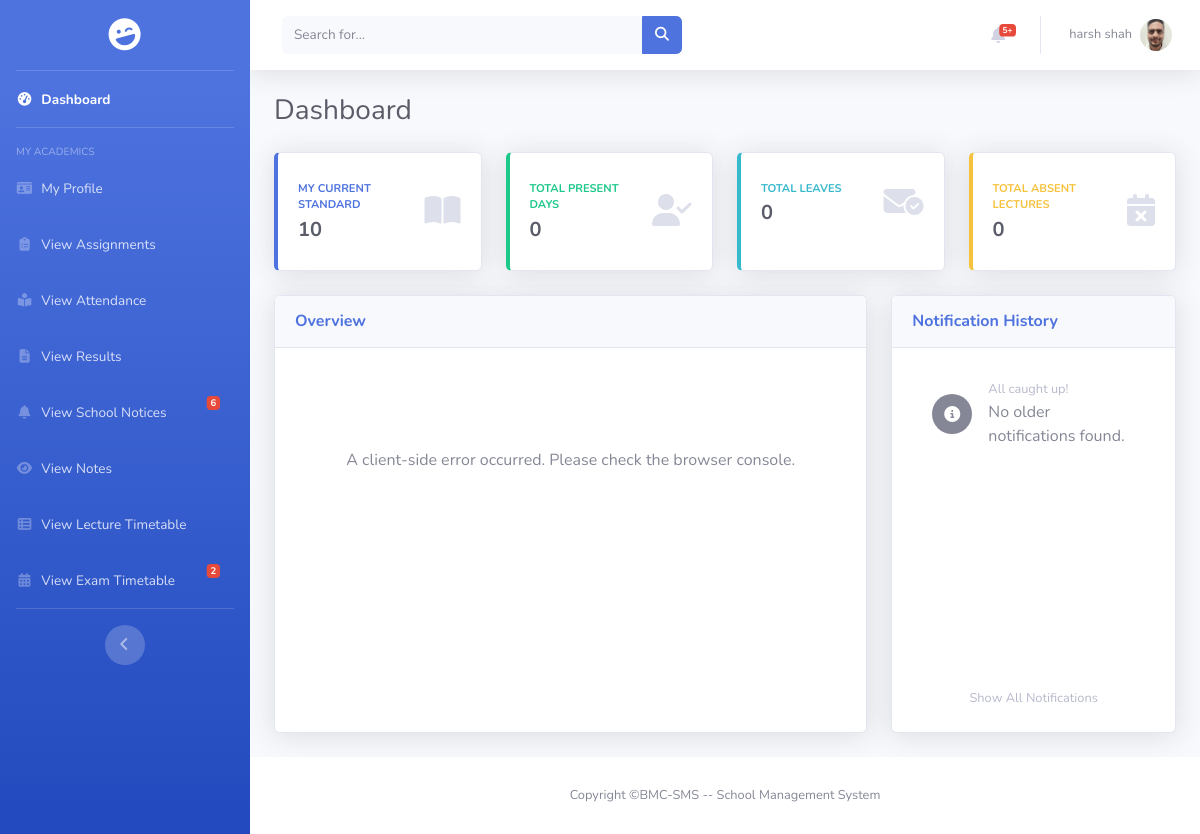
Page /dashboard.php (signed in) on the earlier database version.
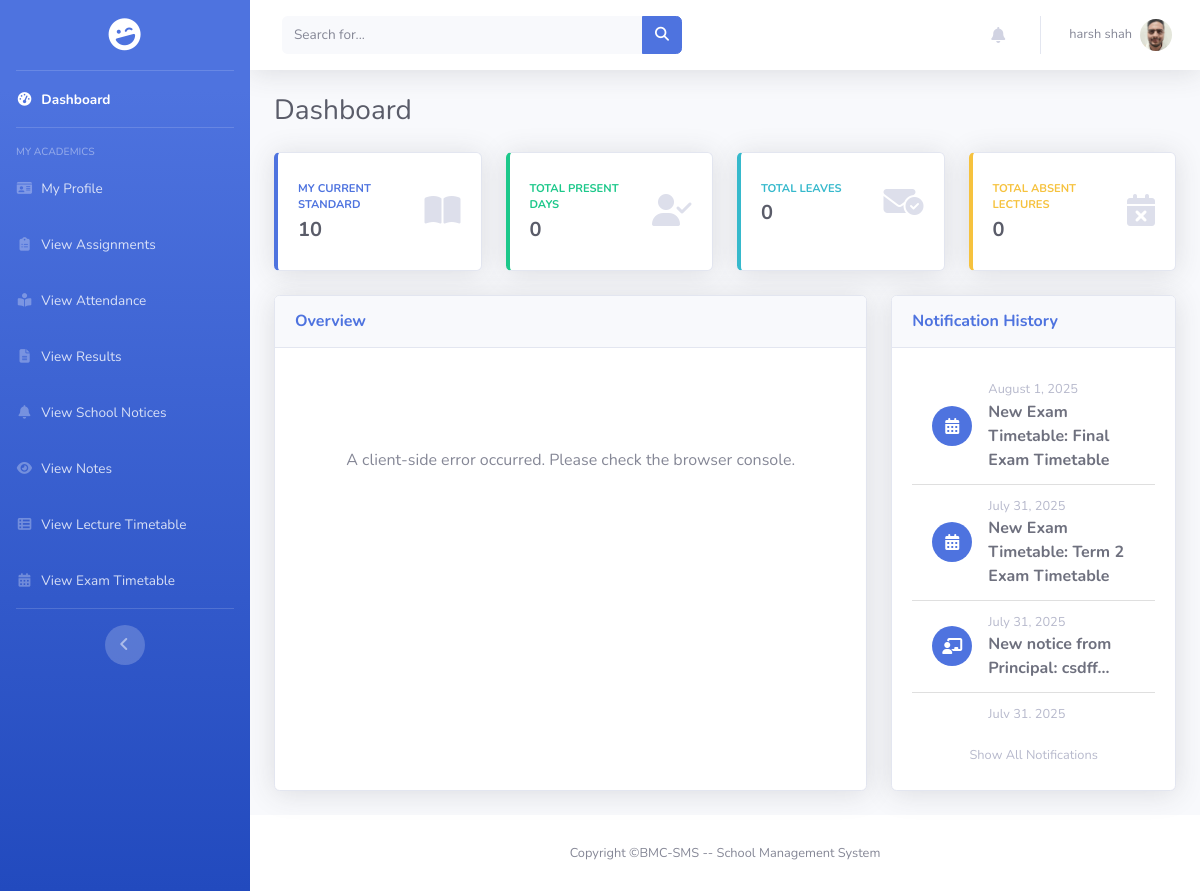
Same page on the later database version.
### tables this page shows
CREATE TABLE `notifications` (
  `id` int(11) NOT NULL,
  `user_id` int(11) NOT NULL,
  `message` varchar(255) NOT NULL,
  `link` varchar(255) DEFAULT NULL,
  `is_read` tinyint(1) NOT NULL DEFAULT 0,
  `created_at` timestamp NOT NULL DEFAULT current_timestamp(),
  `type` varchar(50) DEFAULT NULL
);

### encryption.php (called while the page is built, shortened)
<?php
function decrypt_id($encrypted)
{
    return openssl_decrypt($encrypted, ENCRYPTION_METHOD, ENCRYPTION_KEY, 0, ENCRYPTION_IV);
}

### dashboard.php (the view, shortened to what the changed rows need)
<?php
include_once "encryption.php";
include_once "./includes/connect.php";
$userId = null;
if (isset($_COOKIE['encrypted_user_id'])) {
    $userId = decrypt_id($_COOKIE['encrypted_user_id']);
}
$historical_notifications = [];
if ($userId && isset($conn) && $conn->ping()) {
    $stmt_hist_notif = $conn->prepare("SELECT id, message, link, type, created_at FROM notifications WHERE user_id = ? AND is_read = 1 ORDER BY created_at DESC LIMIT 6");
    $stmt_hist_notif->bind_param("i", $userId);
    $stmt_hist_notif->execute();
    $result_hist_notif = $stmt_hist_notif->get_result();
    while ($row = $result_hist_notif->fetch_assoc()) {
        $historical_notifications[] = $row;
    }
}
?>
<!DOCTYPE html>
<html lang="en">
<head>
    <link href="/BMC-SMS/assets/css/sb-admin-2.min.css" rel="stylesheet">
    <link rel="stylesheet" href="/BMC-SMS/assets/css/notification_window.css">
    <link rel="stylesheet" href="/BMC-SMS/assets/css/sidebar.css">
    <link rel="stylesheet" href="/BMC-SMS/assets/css/scrollbar_hidden.css">
    <link rel="stylesheet" href="https://cdnjs.cloudflare.com/ajax/libs/font-awesome/6.5.2/css/all.min.css" />
</head>
<body id="page-top">
    <div id="wrapper">
        <?php
        include './includes/sidebar.php';
        ?>
        <div id="content-wrapper" class="d-flex flex-column">
            <div id="content">
                <?php
                include './includes/header.php';
                ?>
                <div class="container-fluid">
                    <div class="d-sm-flex align-items-center justify-content-between mb-4">
                        <h1 class="h3 mb-0 text-gray-800">Dashboard</h1>
                    </div>
                    <div class="row mb-4">
                        <div class="col-xl-4 col-lg-5">
                            <div class="card shadow mb-4 h-100">
                                <div class="card-body d-flex flex-column">
                                    <div class="list-group list-group-flush notification-dashboard-list">
                                        <?php if (empty($historical_notifications)): ?>
                                            <div class="list-group-item d-flex align-items-center">
                                                <div class="mr-3">
                                                    <div class="icon-circle bg-secondary">
                                                        <i class="fas fa-info-circle text-white"></i>
                                                    </div>
                                                </div>
                                                <div>
                                                    <div class="small text-gray-500">All caught up!</div>
                                                    No older notifications found.
                                                </div>
                                            </div>
                                        <?php else: ?>
                                            <?php foreach ($historical_notifications as $notification): ?>
                                                <?php
                                                    $base_link = htmlspecialchars(BASE_WEB_PATH . ltrim($notification['link'], '/'));
                                                ?>
                                                <a class="list-group-item list-group-item-action d-flex align-items-center" href="<?php echo $base_link; ?>">
                                                    <div class="mr-3">
                                                        <div class="icon-circle bg-primary">
                                                            <i class="<?php echo getNotificationIcon($notification['type']); ?>"></i>
                                                        </div>
                                                    </div>
                                                    <div>
                                                        <div class="small text-gray-500">
                                                            <?php echo date('F j, Y', strtotime($notification['created_at'])); ?>
                                                        </div>
                                                        <span class="font-weight-bold"><?php echo htmlspecialchars($notification['message']); ?></span>
                                                    </div>
                                                </a>
                                            <?php endforeach; ?>
                                        <?php endif; ?>
                                    </div>
                                </div>
                            </div>
                        </div>
                    </div>
                </div>
            </div>
        </div>
    </div>
</body>
</html>

### includes/sidebar.php (shortened to what the changed rows need)
<?php
$role = null;
$user_id = null;
if (isset($_COOKIE['encrypted_user_role'])) {
    $role = decrypt_id($_COOKIE['encrypted_user_role']);
}
if (isset($_COOKIE['encrypted_user_id'])) {
    $user_id = decrypt_id($_COOKIE['encrypted_user_id']);
}
$unread_assignments = 0; $unread_results = 0; $unread_student_notices = 0; $unread_notes = 0;
$unread_exam_timetables = 0;
if (isset($conn) && $conn->ping() && $user_id) {
    switch ($role) {
        case 'student':
            $sql_counts = "SELECT
                                SUM(CASE WHEN type = 'new_assignment' THEN 1 ELSE 0 END) AS assignments,
                                SUM(CASE WHEN type = 'marks_uploaded' THEN 1 ELSE 0 END) AS results,
                                SUM(CASE WHEN type = 'school_notice' THEN 1 ELSE 0 END) AS notices,
                                SUM(CASE WHEN type = 'new_notes' THEN 1 ELSE 0 END) AS notes,
                                SUM(CASE WHEN type = 'exam_timetable' THEN 1 ELSE 0 END) AS exam_timetables
                           FROM notifications WHERE user_id = ? AND is_read = 0";
            $stmt_counts = $conn->prepare($sql_counts);
            if ($stmt_counts) {
                $stmt_counts->bind_param("i", $user_id);
                $stmt_counts->execute();
                $result_student = $stmt_counts->get_result()->fetch_assoc();
                if ($result_student) {
                    $unread_student_notices = (int) ($result_student['notices'] ?? 0);
                    $unread_exam_timetables = (int) ($result_student['exam_timetables'] ?? 0);
                }
            }
            break;
    }
}
?>
<ul class="navbar-nav bg-gradient-primary sidebar sidebar-dark accordion" id="accordionSidebar">
    <?php
    switch ($role) {
    ?>
        <?php
        case 'student':
        ?>
            <li class="nav-item">
                <a class="nav-link" href="/BMC-SMS/pages/student/view_notice.php">
                    <i class="fas fa-fw fa-bell"></i>
                    <span>View School Notices</span>
                    <?php if ($unread_student_notices > 0): ?>
                        <span class="badge badge-danger badge-counter">
                            <?php echo ($unread_student_notices > 9) ? '9+' : $unread_student_notices; ?>
                        </span>
                    <?php endif; ?>
                </a>
            </li>
            <li class="nav-item">
                <a class="nav-link" href="/BMC-SMS/pages/student/view_exam_timetable.php">
                    <i class="fas fa-fw fa-calendar-alt"></i>
                    <span>View Exam Timetable</span>
                    <?php if ($unread_exam_timetables > 0): ?>
                        <span class="badge badge-danger badge-counter">
                            <?php echo ($unread_exam_timetables > 9) ? '9+' : $unread_exam_timetables; ?>
                        </span>
                    <?php endif; ?>
                </a>
            </li>
    <?php
            break;
    }
    ?>
</ul>

### includes/header.php (shortened to what the changed rows need)
<?php
include_once $_SERVER['DOCUMENT_ROOT'] . '/BMC-SMS/includes/connect.php';
include_once $_SERVER['DOCUMENT_ROOT'] . '/BMC-SMS/encryption.php';
$isLoggedIn = false;
if (isset($_COOKIE['encrypted_user_role'])) {
    $isLoggedIn = true;
}
$unread_count = 0;
if ($isLoggedIn && isset($_COOKIE['encrypted_user_id'])) {
    $current_user_id = decrypt_id($_COOKIE['encrypted_user_id']);
    if ($current_user_id && isset($conn) && $conn->ping()) {
        $stmt_count = $conn->prepare("SELECT COUNT(*) as unread_count FROM notifications WHERE user_id = ? AND is_read = 0");
        $stmt_count->bind_param("i", $current_user_id);
        $stmt_count->execute();
        $unread_count = $stmt_count->get_result()->fetch_assoc()['unread_count'];
    }
}
function getNotificationIcon($type) {
    switch ($type) {
        case 'school_notice':
            return 'fas fa-chalkboard-teacher text-white';
        case 'exam_timetable':
            return 'fas fa-calendar-alt text-white';
    }
}
?>
<nav class="navbar navbar-expand navbar-light bg-white topbar mb-4 static-top shadow">
    <ul class="navbar-nav ml-auto">
        <li class="nav-item dropdown no-arrow mx-1">
            <a class="nav-link dropdown-toggle" href="#" id="alertsDropdown" role="button" data-toggle="dropdown"
                aria-haspopup="true" aria-expanded="false">
                <i class="fas fa-bell fa-fw"></i>
                <?php if ($unread_count > 0): ?>
                <span class="badge badge-danger badge-counter">
                    <?php echo ($unread_count > 5) ? '5+' : $unread_count; ?>
                </span>
                <?php endif; ?>
            </a>
        </li>
    </ul>
</nav>

Differences in the rows shown:
added notifications: created_at "August 1, 2025", message "New Exam Timetable: Final Exam Timetable"
now on this page (row edited): notifications: created_at "July 31, 2025", message "New Exam Timetable: Term 2 Exam Timetable"
now on this page (row edited): notifications: created_at "July 31, 2025", message "New notice from Principal: csdff..."
now on this page (row edited): notifications: created_at "July 31, 2025"
Other differences:
$unread_student_notices: "6" → (not shown)
$unread_exam_timetables: "2" → (not shown)
text no longer shown: "5+ All caught up! No older notifications found."
